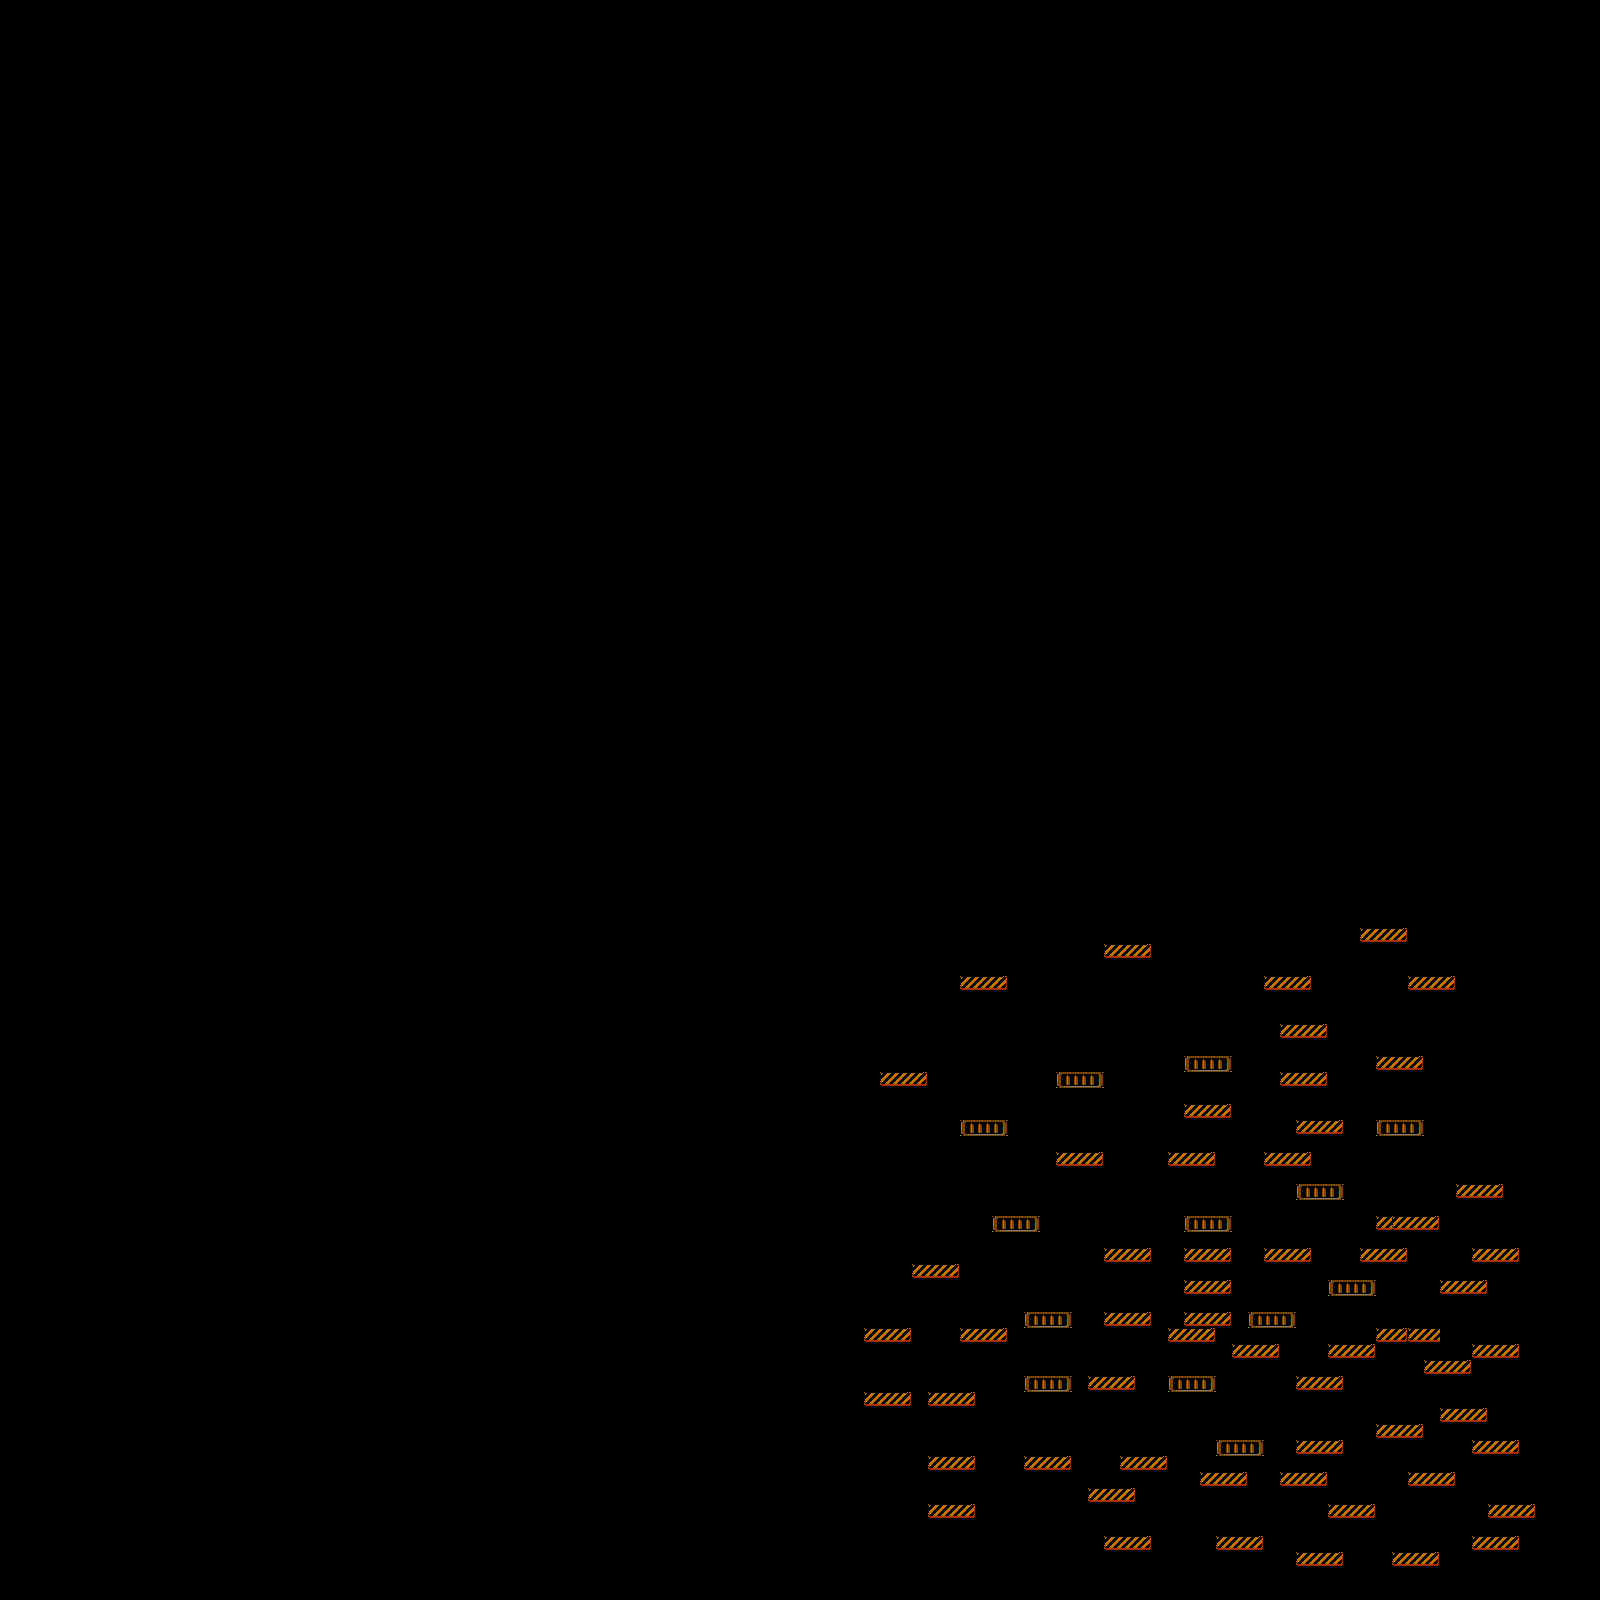

Tiled map render using the project's own tile images. Description and the map definition, with tile-layer contents summarised, below:
An orthogonal 100x100 tile map with 16x16 px tiles, 1 tile layer (Tile Layer 1).

<map version="1.5" tiledversion="1.7.2" orientation="orthogonal" renderorder="right-down" width="100" height="100" tilewidth="16" tileheight="16" infinite="0" nextlayerid="2" nextobjectid="1">
 <editorsettings>
  <export target="test.csv" format="csv" />
 </editorsettings>
 <tileset firstgid="1" source="map3.tsx" />
 <layer id="1" name="Tile Layer 1" width="100" height="100">
  <data>[10000 cells, 212 non-empty, 6 distinct tile ids]</data>
 </layer>
</map>
